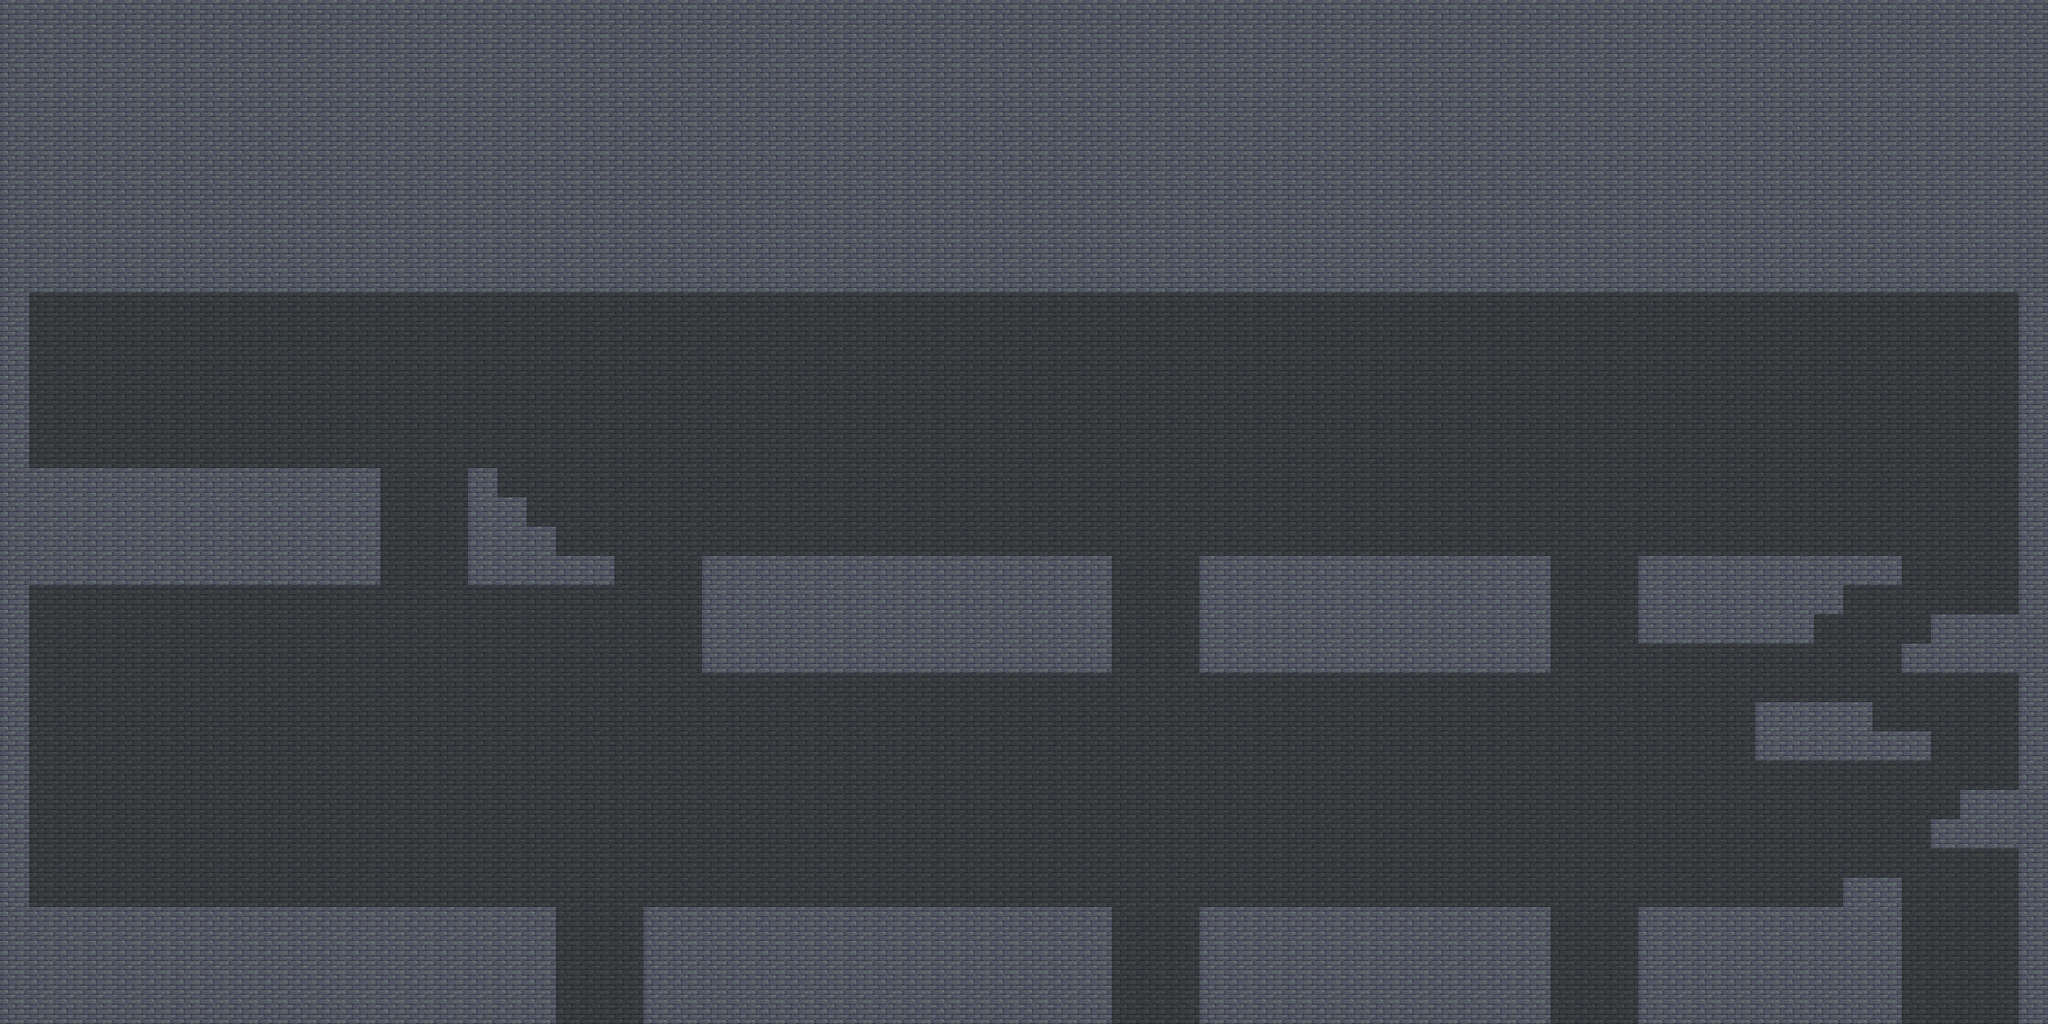

The image is a tile-based game level rendered from a .tmx file. Its description and source (layers, tilesets, objects; grid data summarised) follow:
An orthogonal 70x35 tile map with 32x32 px tiles, 2 tile layers (bg, ground), 3 tilesets and 33 objects (26x spawn, 5x trap, 2x portal).

<map version="1.0" tiledversion="1.1.5" orientation="orthogonal" renderorder="right-down" width="70" height="35" tilewidth="32" tileheight="32" infinite="0" nextobjectid="74">
 <tileset firstgid="1" source="tile_stone_platform.tsx" />
 <tileset firstgid="3" source="brickstone_tileset.tsx" />
 <tileset firstgid="43" source="bg_tileset.tsx" />
 <layer name="bg" width="70" height="35">
  <data>[2450 cells, 2450 non-empty, 1 distinct tile ids]</data>
 </layer>
 <layer name="ground" width="70" height="35">
  <data>[2450 cells, 1179 non-empty, 1 distinct tile ids]</data>
 </layer>
 <objectgroup color="#000000" name="entities">
  <object id="8" name="spawn_player" type="spawn" x="96" y="960" width="32" height="32" />
  <object id="17" name="spawn_enemy_a" type="spawn" x="800" y="576" width="32" height="32" />
  <object id="36" name="door_level_dummy" type="portal" x="63.5" y="911.75" width="96" height="80">
   <properties>
    <property name="teleportable" type="bool" value="true" />
   </properties>
  </object>
  <object id="49" name="spawn_enemy_a" type="spawn" x="832" y="576" width="32" height="32" />
  <object id="50" name="spawn_enemy_s" type="spawn" x="1408" y="576" width="32" height="32" />
  <object id="51" name="spawn_enemy_s" type="spawn" x="1472" y="576" width="32" height="32" />
  <object id="52" name="spawn_enemy_s" type="spawn" x="1792" y="576" width="32" height="32" />
  <object id="53" name="spawn_enemy_s" type="spawn" x="1856" y="576" width="32" height="32" />
  <object id="54" name="door_level_1" type="portal" x="64.3333" y="432" width="96" height="80">
   <properties>
    <property name="teleportable" type="bool" value="true" />
   </properties>
  </object>
  <object id="55" name="spawn_enemy_s" type="spawn" x="1536" y="576" width="32" height="32" />
  <object id="56" name="spawn_enemy" type="spawn" x="224" y="480" width="32" height="32" />
  <object id="57" name="spawn_enemy_s" type="spawn" x="960" y="960" width="32" height="32" />
  <object id="58" name="spawn_enemy_s" type="spawn" x="992" y="960" width="32" height="32" />
  <object id="59" name="spawn_enemy_a" type="spawn" x="1088" y="960" width="32" height="32" />
  <object id="60" name="spawn_enemy_a" type="spawn" x="1120" y="960" width="32" height="32" />
  <object id="61" name="spawn_enemy_s" type="spawn" x="1376" y="960" width="32" height="32" />
  <object id="62" name="spawn_enemy_a" type="spawn" x="1600" y="960" width="32" height="32" />
  <object id="63" name="spawn_enemy_a" type="spawn" x="1632" y="960" width="32" height="32" />
  <object id="64" name="spawn_enemy_a" type="spawn" x="1664" y="960" width="32" height="32" />
  <object id="65" name="spawn_enemy_a" type="spawn" x="2016" y="928" width="32" height="32" />
  <object id="66" name="spawn_enemy_a" type="spawn" x="2048" y="928" width="32" height="32" />
  <object id="67" name="spawn_enemy_s" type="spawn" x="1952" y="960" width="32" height="32" />
  <object id="68" name="spawn_enemy_s" type="spawn" x="1984" y="960" width="32" height="32" />
  <object id="69" name="spawn_enemy_s" type="spawn" x="1920" y="736" width="32" height="32" />
  <object id="70" name="spawn_enemy_s" type="spawn" x="2176" y="640" width="32" height="32" />
  <object id="71" name="spawn_enemy_a" type="spawn" x="864" y="576" width="32" height="32" />
  <object id="72" name="spawn_enemy_s" type="spawn" x="896" y="960" width="32" height="32" />
  <object id="73" name="spawn_enemy_s" type="spawn" x="928" y="960" width="32" height="32" />
 </objectgroup>
 <objectgroup name="traps">
  <object id="29" name="void" type="trap" x="348" y="1120" width="1928" height="32" />
  <object id="44" name="spike" type="trap" x="991.945" y="592.262" width="16" height="16" />
  <object id="45" name="spike" type="trap" x="1007.82" y="592.095" width="16" height="16" />
  <object id="46" name="spike" type="trap" x="1024.06" y="592.083" width="16" height="16" />
  <object id="47" name="spike" type="trap" x="1039.94" y="591.917" width="16" height="16" />
 </objectgroup>
</map>